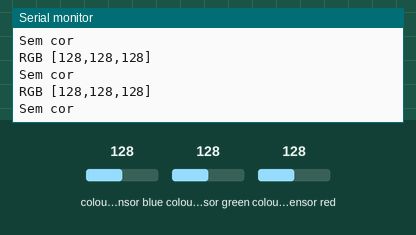
This sketch was run on a simulated Arduino Uno, built with avr-gcc and run on an emulated ATmega328P. Shown: the last lines printed to the serial monitor. The inputs (shaded band) are chosen by the test bench; at power-on: colour sensor blue 128, colour sensor green 128, colour sensor red 128.

Above: at 1.2 s.
1.3 s: colour sensor blue set to 191
At 1.8 s:
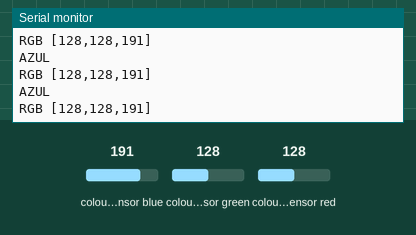
2.8 s: colour sensor green set to 250
At 3.8 s:
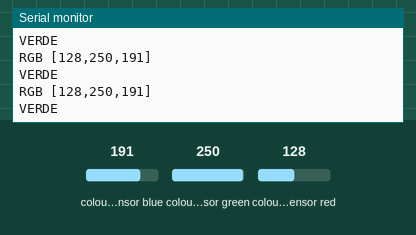
4.3 s: colour sensor red set to 5
At 5.0 s:
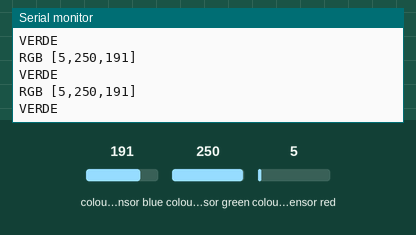

Measured:
- after the input at 1.3 s, the serial monitor: prints a new line at once (image 1)
- after the input at 2.8 s, the serial monitor: prints a new line at once (image 2)
- after the input at 4.3 s, the serial monitor: prints a new line at once (image 3)

The sketch:

sensor_rgb_tcs3200.ino
```cpp
// TCS230 sensor reading example
//
// This is just to show basic functionality without calibration.
// Utilises the non-blocking version of the reading function.
// Output uses the Serial console.
//
#include <MD_TCS230.h>
#include <FreqCount.h>

// Pin definitions
#define  S2_OUT  12
#define  S3_OUT  13
#define  OE_OUT   8    // LOW = ENABLED

int r,g,b;

MD_TCS230  CS(S2_OUT, S3_OUT, OE_OUT);

void setup()
{
  Serial.begin(57600);
  Serial.println("[Exemplo TCS230 Simples NON_BLOCKING]");
  Serial.println("\nMova o sensor para uma cor diferente para ver o valor RGB");
  Serial.println("Nota: Esses valores estão sendo lidos sem calibração do sensor");
  Serial.println("e provavelmente estarão longe da realidade");

  CS.begin();
}

void readSensorRGB()
{
  static  bool  waiting;

  if (!waiting)
  {
    CS.read();
    waiting = true;
  }
  else
  {
    if (CS.available())
    {
      colorData  rgb;

      CS.getRGB(&rgb);

      int red = rgb.value[TCS230_RGB_R];
      int green = rgb.value[TCS230_RGB_G];
      int blue = rgb.value[TCS230_RGB_B];

      String rgbString = "RGB [" + String(red) + "," + String(green) + "," + String(blue) + "]";
      Serial.println(rgbString);

        if(red > green && red > blue){
          Serial.println("VERMELHO");
        }else if(green > blue && green > red){
          Serial.println("VERDE");
        }else if(blue > green && blue > red){
          Serial.println("AZUL");
        }else if(blue == green && blue == red && red == 255){
          Serial.println("BRANCO");
        }else{
          Serial.println("Sem cor");
        }

      waiting = false;
    }
  }
}

void loop()
{
  readSensorRGB();
}
```
